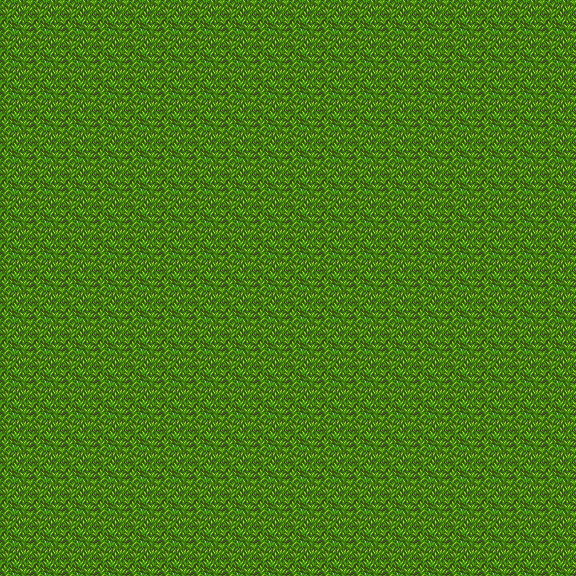

Tiled map render using the project's own tile images. Description and the map definition, with tile-layer contents summarised, below:
An orthogonal 18x18 tile map with 32x32 px tiles, 2 tile layers (Background, Scene), 20 tilesets and 68 objects (67x collision, event).

<map version="1.0" orientation="orthogonal" renderorder="right-down" width="18" height="18" tilewidth="32" tileheight="32" nextobjectid="117">
 <tileset firstgid="1" name="PathAndObjects" tilewidth="32" tileheight="32" tilecount="256" columns="16">
  <image source="../PathAndObjects.png" width="512" height="512" />
 </tileset>
 <tileset firstgid="257" name="desert" tilewidth="32" tileheight="32" tilecount="72" columns="6">
  <image source="../desert.png" width="208" height="384" />
 </tileset>
 <tileset firstgid="329" name="desert_tileset32x32" tilewidth="32" tileheight="32" tilecount="42" columns="14">
  <image source="../desert_tileset32x32.png" width="448" height="96" />
 </tileset>
 <tileset firstgid="371" name="grassTileset" tilewidth="32" tileheight="32" tilecount="20" columns="10">
  <image source="../grassTileset.png" width="350" height="93" />
 </tileset>
 <tileset firstgid="391" name="farming_fishing" tilewidth="32" tileheight="32" tilecount="400" columns="20">
  <image source="../lpc_daneeklu/tilesets/farming_fishing.png" width="640" height="640" />
 </tileset>
 <tileset firstgid="791" name="fence" tilewidth="32" tileheight="32" tilecount="18" columns="3">
  <image source="../lpc_daneeklu/tilesets/fence.png" width="96" height="192" />
 </tileset>
 <tileset firstgid="809" name="fence_alt" tilewidth="32" tileheight="32" tilecount="18" columns="3">
  <image source="../lpc_daneeklu/tilesets/fence_alt.png" width="96" height="192" />
 </tileset>
 <tileset firstgid="827" name="plants" tilewidth="32" tileheight="32" tilecount="108" columns="9">
  <image source="../lpc_daneeklu/tilesets/plants.png" width="288" height="384" />
 </tileset>
 <tileset firstgid="935" name="plowed_soil" tilewidth="32" tileheight="32" tilecount="18" columns="3">
  <image source="../lpc_daneeklu/tilesets/plowed_soil.png" width="96" height="192" />
 </tileset>
 <tileset firstgid="953" name="reed" tilewidth="32" tileheight="32" tilecount="30" columns="3">
  <image source="../lpc_daneeklu/tilesets/reed.png" width="96" height="320" />
 </tileset>
 <tileset firstgid="983" name="sand" tilewidth="32" tileheight="32" tilecount="18" columns="3">
  <image source="../lpc_daneeklu/tilesets/sand.png" width="96" height="192" />
 </tileset>
 <tileset firstgid="1001" name="sandwater" tilewidth="32" tileheight="32" tilecount="18" columns="3">
  <image source="../lpc_daneeklu/tilesets/sandwater.png" width="96" height="192" />
 </tileset>
 <tileset firstgid="1019" name="tallgrass" tilewidth="32" tileheight="32" tilecount="18" columns="3">
  <image source="../lpc_daneeklu/tilesets/tallgrass.png" width="96" height="192" />
 </tileset>
 <tileset firstgid="1037" name="wheat" tilewidth="32" tileheight="32" tilecount="18" columns="3">
  <image source="../lpc_daneeklu/tilesets/wheat.png" width="96" height="192" />
 </tileset>
 <tileset firstgid="1055" name="youngwheat" tilewidth="32" tileheight="32" tilecount="18" columns="3">
  <image source="../lpc_daneeklu/tilesets/youngwheat.png" width="96" height="192" />
 </tileset>
 <tileset firstgid="1073" name="grab_sheet" tilewidth="32" tileheight="32" tilecount="96" columns="12">
  <image source="../lpc_daneeklu/character/grab_sheet.png" width="384" height="256" />
 </tileset>
 <tileset firstgid="1169" name="scrollsandblocks" tilewidth="32" tileheight="32" tilecount="170" columns="17">
  <image source="../lpc_daneeklu/ui/scrollsandblocks.png" width="544" height="320" />
 </tileset>
 <tileset firstgid="1339" name="tilesheet" tilewidth="32" tileheight="32" tilecount="490" columns="10">
  <image source="../img/1/tilesheet.png" width="320" height="1568" />
 </tileset>
 <tileset firstgid="1829" name="tilesheet1" tilewidth="32" tileheight="32" tilecount="490" columns="10">
  <image source="../img/1/tilesheet1.png" width="320" height="1568" />
 </tileset>
 <tileset firstgid="2319" name="interior" tilewidth="32" tileheight="32" tilecount="256" columns="16">
  <image source="../LPC_house_interior/interior.png" width="512" height="512" />
 </tileset>
 <layer name="Background" width="18" height="18">
  <data>[324 cells, 324 non-empty, 1 distinct tile ids]</data>
 </layer>
 <layer name="Scene" width="18" height="18">
  <data>[324 cells, 0 non-empty, 0 distinct tile ids]</data>
 </layer>
 <objectgroup name="Objects">
  <object id="41" type="collision" x="544" y="32" width="32" height="32" />
  <object id="47" type="collision" x="544" y="0" width="32" height="32" />
  <object id="48" type="collision" x="512" y="0" width="32" height="32" />
  <object id="49" type="collision" x="480" y="0" width="32" height="32" />
  <object id="50" type="collision" x="448" y="0" width="32" height="32" />
  <object id="51" type="collision" x="416" y="0" width="32" height="32" />
  <object id="52" type="collision" x="384" y="0" width="32" height="32" />
  <object id="53" type="collision" x="352" y="0" width="32" height="32" />
  <object id="54" type="collision" x="320" y="0" width="32" height="32" />
  <object id="55" type="collision" x="288" y="0" width="32" height="32" />
  <object id="56" type="collision" x="256" y="0" width="32" height="32" />
  <object id="57" type="collision" x="224" y="0" width="32" height="32" />
  <object id="58" type="collision" x="192" y="0" width="32" height="32" />
  <object id="59" type="collision" x="160" y="0" width="32" height="32" />
  <object id="60" type="collision" x="128" y="0" width="32" height="32" />
  <object id="61" type="collision" x="96" y="0" width="32" height="32" />
  <object id="62" type="collision" x="64" y="0" width="32" height="32" />
  <object id="63" type="collision" x="32" y="0" width="32" height="32" />
  <object id="64" type="collision" x="0" y="0" width="32" height="32" />
  <object id="65" type="collision" x="0" y="32" width="32" height="32" />
  <object id="66" type="collision" x="0" y="64" width="32" height="32" />
  <object id="67" type="collision" x="0" y="96" width="32" height="32" />
  <object id="68" type="collision" x="0" y="128" width="32" height="32" />
  <object id="69" type="collision" x="0" y="160" width="32" height="32" />
  <object id="70" type="collision" x="0" y="192" width="32" height="32" />
  <object id="71" type="collision" x="0" y="224" width="32" height="32" />
  <object id="72" type="collision" x="0" y="256" width="32" height="32" />
  <object id="73" type="collision" x="0" y="288" width="32" height="32" />
  <object id="74" type="collision" x="0" y="320" width="32" height="32" />
  <object id="75" type="collision" x="0" y="352" width="32" height="32" />
  <object id="76" type="collision" x="0" y="384" width="32" height="32" />
  <object id="77" type="collision" x="0" y="416" width="32" height="32" />
  <object id="78" type="collision" x="0" y="448" width="32" height="32" />
  <object id="79" type="collision" x="0" y="480" width="32" height="32" />
  <object id="80" type="collision" x="0" y="512" width="32" height="32" />
  <object id="81" type="collision" x="0" y="544" width="32" height="32" />
  <object id="82" type="collision" x="32" y="544" width="32" height="32" />
  <object id="83" type="collision" x="96" y="544" width="32" height="32" />
  <object id="84" type="collision" x="64" y="544" width="32" height="32" />
  <object id="85" type="collision" x="160" y="544" width="32" height="32" />
  <object id="86" type="collision" x="128" y="544" width="32" height="32" />
  <object id="87" type="collision" x="192" y="544" width="32" height="32" />
  <object id="88" type="collision" x="224" y="544" width="32" height="32" />
  <object id="89" type="collision" x="256" y="544" width="32" height="32" />
  <object id="90" type="collision" x="288" y="544" width="32" height="32" />
  <object id="91" type="collision" x="320" y="544" width="32" height="32" />
  <object id="92" type="collision" x="352" y="544" width="32" height="32" />
  <object id="93" type="collision" x="384" y="544" width="32" height="32" />
  </objectgroup>
</map>
<!-- 20 of 68 objects omitted -->
